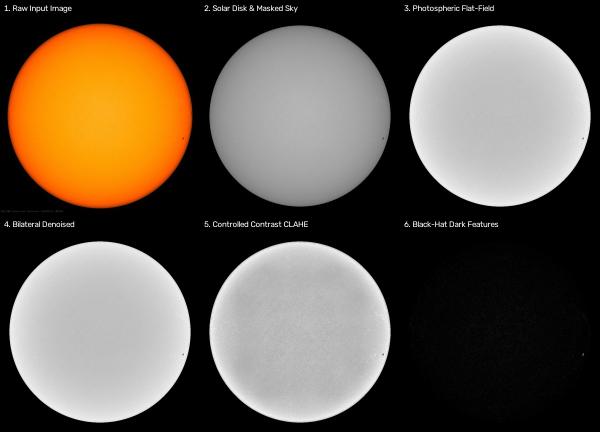
#> input picture data/preprocessing_visuals/preprocessing_sdo_hmi_1024_20260916_183410.jpg, 1200 x 864 px (shown at 1/2 size)
$ python -i disk_detector.py   (imports and definitions only)
#> lines starting #> are read from the running program, lines starting #| are printed output that depends on the picture; after the words box and inside, x2 and y2 are one past the last pixel; in counts of white or black regions, pixels touching at a corner belong together
#> further down, picture is the input picture: shape (864, 1200, 3); mean B, G, R 77.7, 91.3, 103.1
"""
Solar disk detection and geometry localization module.
Extracts solar disk center (cx, cy), radius (R), and masks out off-limb sky.
"""

from dataclasses import dataclass
from typing import Tuple, Optional
import cv2
import numpy as np

from src.config import DiskDetectionConfig


@dataclass
class SolarDiskGeometry:
    center_x: float
    center_y: float
    radius: float
    mask: np.ndarray
    effective_mask: np.ndarray  # Mask with edge margin applied
    confidence: float
    is_valid: bool


class SolarDiskDetector:
    """
    Detects the solar disk in full-disk solar continuum images using
    morphology, thresholding, and contour/circle fitting.
    """

    def __init__(self, config: Optional[DiskDetectionConfig] = None):
        self.config = config or DiskDetectionConfig()

    def detect(self, image: np.ndarray) -> SolarDiskGeometry:
        """
        Locate the solar disk in an image.

        Args:
            image: 2D grayscale or 3D BGR image

        Returns:
            SolarDiskGeometry with center, radius, masks, and validity
        """
        # Convert to single-channel grayscale if needed
        if image.ndim == 3:
            gray = cv2.cvtColor(image, cv2.COLOR_BGR2GRAY)
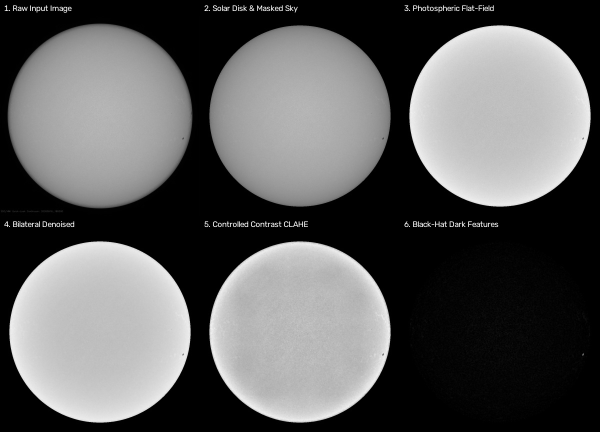
#> gray: shape (864, 1200) (shown at 1/2 size); min 0, max 255, mean 93.2
        else:
            gray = image.copy()

        h, w = gray.shape
#> h = 864; w = 1200
        min_dim = min(h, w)
#> min_dim = 864

        # Smooth to eliminate fine granulation and sensor noise
        ksize = self.config.blur_kernel_size
        if ksize % 2 == 0:
            ksize += 1
        blurred = cv2.GaussianBlur(gray, (ksize, ksize), 0)

        # Threshold to separate solar disk from deep space background
        # Solar continuum disk has high intensity compared to cosmic background
        max_val = float(np.max(blurred))
#> max_val = 237
        thresh_val = max(10.0, max_val * self.config.disk_threshold_ratio)
#> thresh_val = 42.66
        _, binary = cv2.threshold(blurred, int(thresh_val), 255, cv2.THRESH_BINARY)
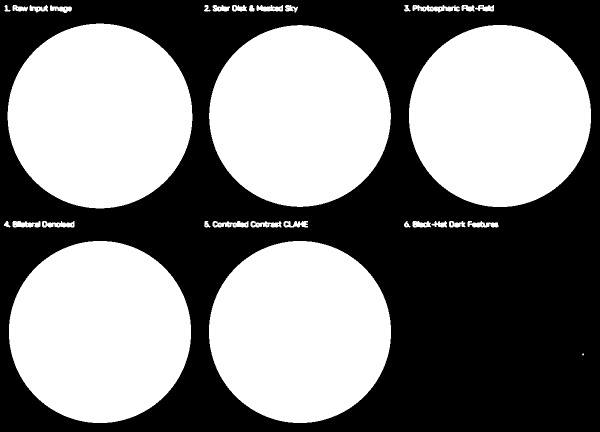
#> binary: shape (864, 1200) (shown at 1/2 size); 51.3% white; 50 black regions (46 under 20 px), largest, box (x1, y1, x2, y2) and area: (0, 0, 1200, 864) 504575, (571, 445, 577, 451) 26, (429, 445, 435, 451) 25, (505, 445, 511, 451) 25

        # Morphological close to bridge any gaps or dark limb features
        kernel = cv2.getStructuringElement(cv2.MORPH_ELLIPSE, (7, 7))
        closed = cv2.morphologyEx(binary, cv2.MORPH_CLOSE, kernel)
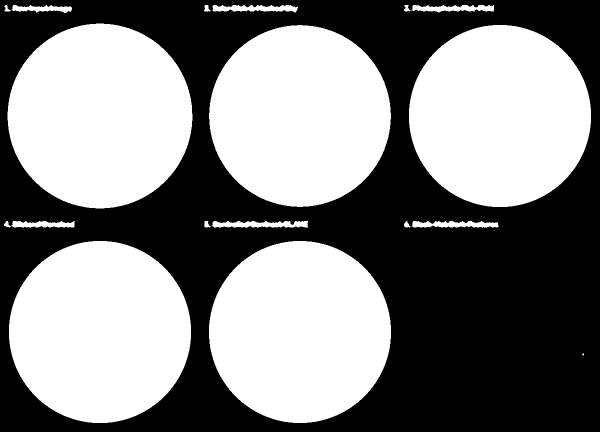
#> closed: shape (864, 1200) (shown at 1/2 size); 51.4% white; 1 black region

        # Find external contours
        contours, _ = cv2.findContours(closed, cv2.RETR_EXTERNAL, cv2.CHAIN_APPROX_SIMPLE)
#> contours = 21 contours, 5 with area under 20; largest, box (x1, y1, x2, y2) and area: (15, 47, 385, 417) 106697, (18, 482, 382, 846) 103680, (818, 50, 1182, 414) 103676, (418, 482, 782, 846) 103618, (418, 50, 782, 414) 102985

        if not contours:
            # Fallback: assume centered disk
            cx, cy = w / 2.0, h / 2.0
            r = min_dim * 0.45
            mask, eff_mask = self._create_masks(h, w, cx, cy, r)
            return SolarDiskGeometry(cx, cy, r, mask, eff_mask, 0.0, False)

        # The solar disk is by far the largest bright object
        largest_contour = max(contours, key=cv2.contourArea)
#> largest_contour = contour of 536 points, box (x1, y1, x2, y2) (15, 47, 385, 417), area 106697
        (cx, cy), r = cv2.minEnclosingCircle(largest_contour)
#> cx = 199.5; cy = 231.6; r = 184.7

        # Compute circularity / quality check
        area = cv2.contourArea(largest_contour)
#> area = 106697
        circle_area = np.pi * (r ** 2)
#> circle_area = 107223.7
        circularity = (area / circle_area) if circle_area > 0 else 0.0
#> circularity = 0.995

        min_r = min_dim * self.config.min_radius_ratio
#> min_r = 216
        max_r = min_dim * self.config.max_radius_ratio
#> max_r = 449.3

        is_valid = (min_r <= r <= max_r) and (0.75 <= circularity <= 1.25)
#> is_valid = False
        confidence = float(np.clip(circularity, 0.0, 1.0)) if is_valid else 0.2
#> confidence = 0.2

        if not is_valid:
            # Fallback to center if contour was malformed
            cx, cy = w / 2.0, h / 2.0
#> cx = 600; cy = 432
            r = min_dim * 0.46
#> r = 397.4

        mask, eff_mask = self._create_masks(h, w, cx, cy, r)

        return SolarDiskGeometry(
            center_x=float(cx),
            center_y=float(cy),
            radius=float(r),
            mask=mask,
            effective_mask=eff_mask,
            confidence=confidence,
            is_valid=is_valid,
        )

    def _create_masks(
        self, h: int, w: int, cx: float, cy: float, r: float
    ) -> Tuple[np.ndarray, np.ndarray]:
        """
        Generate full disk mask and effective analysis mask (excluding edge artifacts).
        """
#> called with h = 864, w = 1200, cx = 600, cy = 432, r = 397.4
        y_indices, x_indices = np.ogrid[:h, :w]
#> y_indices = 864 values from 0 to 863
        dist_sq = (x_indices - cx) ** 2 + (y_indices - cy) ** 2

        # Full disk mask
        mask = np.zeros((h, w), dtype=np.uint8)
        mask[dist_sq <= (r ** 2)] = 255

        # Effective mask excluding outer limb margin
        r_eff = r * (1.0 - self.config.edge_margin_fraction)
#> r_eff = 389.5
        eff_mask = np.zeros((h, w), dtype=np.uint8)
        eff_mask[dist_sq <= (r_eff ** 2)] = 255

        return mask, eff_mask

>>> import cv2
>>> picture = cv2.imread('../data/preprocessing_visuals/preprocessing_sdo_hmi_1024_20260916_183410.jpg')
>>> result = SolarDiskDetector().detect(picture)
